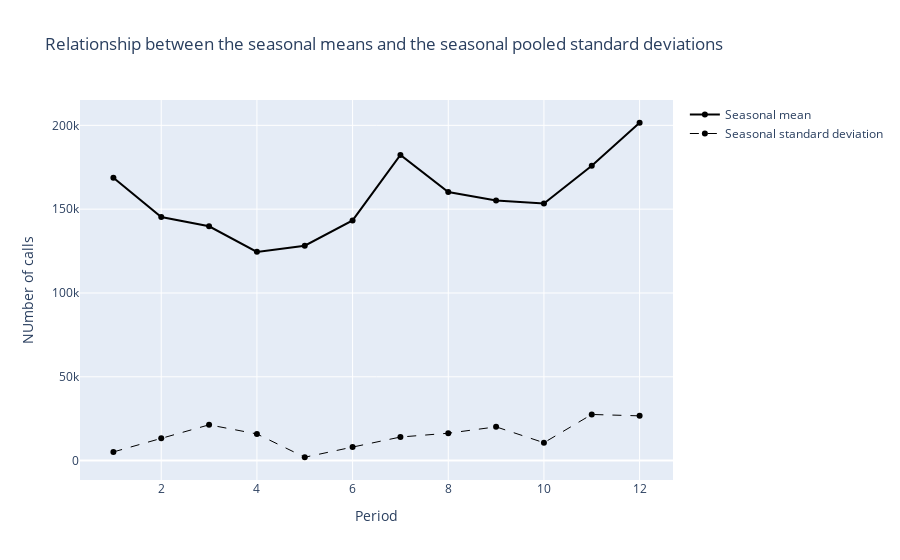

This figure's notebook cell:
### Code cell
mean_df = compute_mean(train_df,"Y","M")
std_df = compute_std(train_df,"Y","M")

plot_decomposition_type(mean_df,std_df)
std_df.corr(mean_df)

### Figure 1 — Plotly figure (JSON) as saved in the notebook; plotly's stock layout.template omitted (floating-point values rounded to 4 significant figures)
{"data": [{"line": {"color": "black", "width": 2}, "name": "Seasonal mean", "type": "scatter", "x": [1, 2, 3, 4, 5, 6, 7, 8, 9, 10, 11, 12], "y": [168757, 145280, 139784, 124500.0, 128200.0, 143300.0, 182400.0, 160300.0, 155200.0, 153400.0, 175874, 201600.0]}, {"line": {"color": "black", "dash": "dash", "width": 1}, "name": "Seasonal standard deviation", "type": "scatter", "x": [1, 2, 3, 4, 5, 6, 7, 8, 9, 10, 11, 12], "y": [5173.0, 13300.0, 21350.0, 15910.0, 2008.0, 8077.0, 14070.0, 16340.0, 20140.0, 10680.0, 27530.0, 26700.0]}], "layout": {"title": {"text": "Relationship between the seasonal means and the seasonal pooled standard deviations"}, "xaxis": {"title": {"text": "Period"}}, "yaxis": {"title": {"text": "NUmber of calls"}}}}
